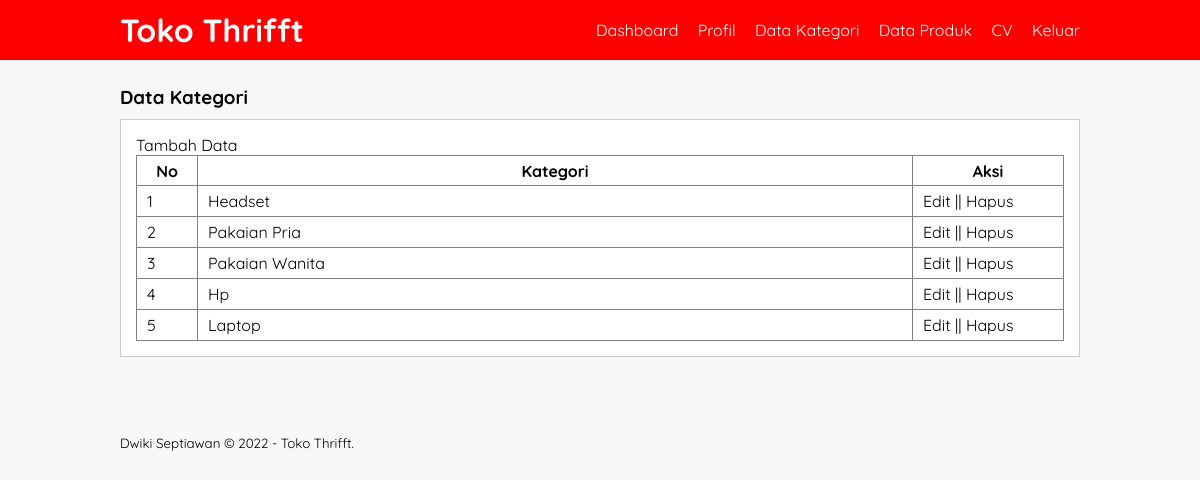
/data-kategori.php (signed in), run on the app's committed database.
### tables this page shows
CREATE TABLE `tb_category` (
  `category_id` int(11) NOT NULL AUTO_INCREMENT,
  `category_name` varchar(25) DEFAULT NULL,
  PRIMARY KEY (`category_id`)
);

### data-kategori.php (the view, shortened to what this page needs)
<?php
	include 'db.php';
?>
<!DOCTYPE html>
<html>
<head>
	<link rel="stylesheet" type="text/css" href="css/style.css">
</head>
<body>
	<header>
		<div class="container">
			<h1><a href="dashboard.php">Toko Thrifft</a></h1>
			<ul>
				<li><a href="dashboard.php">Dashboard</a></li>
				<li><a href="profil.php">Profil</a></li>
				<li><a href="data-kategori.php">Data Kategori</a></li>
				<li><a href="data-produk.php">Data Produk</a></li>
				<li><a href="cv.php">CV</a></li>
				<li><a href="keluar.php">Keluar</a></li>
			</ul>
		</div>
	</header>
	<div class="section">
		<div class="container">
			<h3>Data Kategori</h3>
			<div class="box">
				<p><a href="tambah-kategori.php">Tambah Data</a></p>
				<table border="1" cellspacing="0" class="table">
					<thead>
						<tr>
							<th width="60px">No</th>
							<th>Kategori</th>
							<th width="150px">Aksi</th>
						</tr>
					</thead>
					<tbody>
						<?php
							$no = 1;
							$kategori = mysqli_query($conn, "SELECT * FROM tb_category ORDER BY category_id DESC");
							if(mysqli_num_rows($kategori) > 0){
							while($row = mysqli_fetch_array($kategori)){
						?>
						<tr>
							<td><?php echo $no++ ?></td>
							<td><?php echo $row['category_name'] ?></td>
							<td>
								<a href="edit-kategori.php?id=<?php echo $row['category_id'] ?>">Edit</a> || <a href="proses-hapus.php?idk=<?php echo $row['category_id'] ?>" onclick="return confirm('Yakin ingin hapus ?')">Hapus</a>
							</td>
						</tr>
						<?php }}else{ ?>
							<tr>
								<td colspan="3">Tidak ada data</td>
							</tr>
						<?php } ?>
					</tbody>
				</table>
			</div>
		</div>
	</div>
	<footer>
		<div class="container">
			<small>Dwiki Septiawan &copy; 2022 - Toko Thrifft.</small>
		</div>
	</footer>
</body>
</html>

### css/style.css (style rules this page uses)
* { padding:0; margin:0; font-family: 'Quicksand', sans-serif; }
body { background-color: #f8f8f8; }
a { color: inherit; text-decoration: none; }
header { background-color:#ff0000; color: #fff; }
header h1 { float: left; padding:10px 0; }
header ul { float: right; }
header ul li { display: inline-block; }
header ul li a { padding:20px 0 20px 15px; display: inline-block; }
footer { padding:25px 0; }
.container { width: 80%; margin:0 auto; }
.container:after { content: ''; display: block; clear: both; }
.section { padding:25px 0; }
.box { background-color: #fff; border:1px solid #ccc; padding:15px; box-sizing: border-box; margin:10px 0 25px 0; }
.box:after { content: ''; display: block; clear: both; }
.table { width: 100%; border-collapse: collapse; }
.table tr { height: 30px; }
.table tr td { padding:5px 10px; }

### data on the page
tb_category: category_name "Headset"
tb_category: category_name "Pakaian Pria"
tb_category: category_name "Pakaian Wanita"
tb_category: category_name "Hp"
tb_category: category_name "Laptop"
